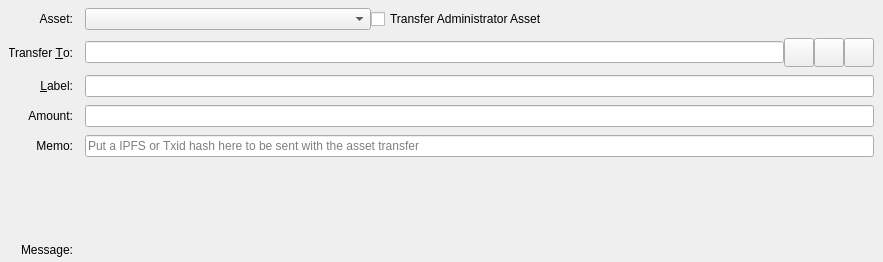
<?xml version="1.0" encoding="UTF-8"?>
<ui version="4.0">
 <class>SendAssetsEntry</class>
 <widget class="QStackedWidget" name="SendAssetsEntry">
  <property name="geometry">
   <rect>
    <x>0</x>
    <y>0</y>
    <width>883</width>
    <height>262</height>
   </rect>
  </property>
  <property name="focusPolicy">
   <enum>Qt::TabFocus</enum>
  </property>
  <property name="autoFillBackground">
   <bool>false</bool>
  </property>
  <property name="currentIndex">
   <number>0</number>
  </property>
  <widget class="QFrame" name="SendCoins">
   <property name="toolTip">
    <string>This is an asset payment</string>
   </property>
   <property name="frameShape">
    <enum>QFrame::NoFrame</enum>
   </property>
   <layout class="QGridLayout" name="gridLayout">
    <property name="topMargin">
     <number>8</number>
    </property>
    <property name="bottomMargin">
     <number>4</number>
    </property>
    <property name="horizontalSpacing">
     <number>12</number>
    </property>
    <property name="verticalSpacing">
     <number>8</number>
    </property>
    <item row="9" column="1">
     <widget class="QLabel" name="messageTextLabel">
      <property name="toolTip">
       <string>A message that was attached to the phicoin: URI which will be stored with the transaction for your reference. Note: This message will not be sent over the PHICOIN network.</string>
      </property>
      <property name="textFormat">
       <enum>Qt::PlainText</enum>
      </property>
     </widget>
    </item>
    <item row="7" column="1">
     <widget class="QLabel" name="assetAmountLabel">
      <property name="text">
       <string/>
      </property>
      <property name="alignment">
       <set>Qt::AlignRight|Qt::AlignTrailing|Qt::AlignVCenter</set>
      </property>
     </widget>
    </item>
    <item row="5" column="0">
     <widget class="QLabel" name="memoLabel">
      <property name="text">
       <string>Memo:</string>
      </property>
      <property name="alignment">
       <set>Qt::AlignRight|Qt::AlignTrailing|Qt::AlignVCenter</set>
      </property>
     </widget>
    </item>
    <item row="4" column="0">
     <widget class="QLabel" name="amountLabel">
      <property name="text">
       <string>Amount:</string>
      </property>
      <property name="alignment">
       <set>Qt::AlignRight|Qt::AlignTrailing|Qt::AlignVCenter</set>
      </property>
     </widget>
    </item>
    <item row="3" column="1">
     <widget class="QLineEdit" name="addAsLabel">
      <property name="toolTip">
       <string>Enter a label for this address to add it to the list of used addresses</string>
      </property>
     </widget>
    </item>
    <item row="3" column="0">
     <widget class="QLabel" name="labellLabel">
      <property name="text">
       <string>&amp;Label:</string>
      </property>
      <property name="alignment">
       <set>Qt::AlignRight|Qt::AlignTrailing|Qt::AlignVCenter</set>
      </property>
      <property name="buddy">
       <cstring>addAsLabel</cstring>
      </property>
     </widget>
    </item>
    <item row="8" column="1">
     <widget class="QLabel" name="ownershipWarningMessage">
      <property name="text">
       <string/>
      </property>
     </widget>
    </item>
    <item row="1" column="0">
     <widget class="QLabel" name="assetBoxLabel">
      <property name="text">
       <string>Asset:</string>
      </property>
      <property name="alignment">
       <set>Qt::AlignRight|Qt::AlignTrailing|Qt::AlignVCenter</set>
      </property>
     </widget>
    </item>
    <item row="4" column="1">
     <layout class="QHBoxLayout" name="horizontalLayoutAmount" stretch="0">
      <item>
       <widget class="AssetAmountField" name="payAssetAmount"/>
      </item>
     </layout>
    </item>
    <item row="2" column="1">
     <layout class="QHBoxLayout" name="payToLayout">
      <property name="spacing">
       <number>0</number>
      </property>
      <item>
       <widget class="QValidatedLineEdit" name="payTo">
        <property name="toolTip">
         <string>The PHICOIN address to send the payment to</string>
        </property>
       </widget>
      </item>
      <item>
       <widget class="QToolButton" name="addressBookButton">
        <property name="toolTip">
         <string>Choose previously used address</string>
        </property>
        <property name="text">
         <string/>
        </property>
        <property name="icon">
         <iconset resource="../phicoin.qrc">
          <normaloff>:/icons/address-book</normaloff>:/icons/address-book</iconset>
        </property>
        <property name="iconSize">
         <size>
          <width>22</width>
          <height>22</height>
         </size>
        </property>
        <property name="shortcut">
         <string>Alt+A</string>
        </property>
       </widget>
      </item>
      <item>
       <widget class="QToolButton" name="pasteButton">
        <property name="toolTip">
         <string>Paste address from clipboard</string>
        </property>
        <property name="text">
         <string/>
        </property>
        <property name="icon">
         <iconset resource="../phicoin.qrc">
          <normaloff>:/icons/editpaste</normaloff>:/icons/editpaste</iconset>
        </property>
        <property name="iconSize">
         <size>
          <width>22</width>
          <height>22</height>
         </size>
        </property>
        <property name="shortcut">
         <string>Alt+P</string>
        </property>
       </widget>
      </item>
      <item>
       <widget class="QToolButton" name="deleteButton">
        <property name="toolTip">
         <string>Remove this entry</string>
        </property>
        <property name="text">
         <string/>
        </property>
        <property name="icon">
         <iconset resource="../phicoin.qrc">
          <normaloff>:/icons/remove</normaloff>:/icons/remove</iconset>
        </property>
        <property name="iconSize">
         <size>
          <width>22</width>
          <height>22</height>
         </size>
        </property>
       </widget>
      </item>
     </layout>
    </item>
    <item row="10" column="0">
     <widget class="QLabel" name="messageLabel">
      <property name="text">
       <string>Message:</string>
      </property>
      <property name="alignment">
       <set>Qt::AlignRight|Qt::AlignTrailing|Qt::AlignVCenter</set>
      </property>
     </widget>
    </item>
    <item row="2" column="0">
     <widget class="QLabel" name="payToLabel">
      <property name="text">
       <string>Transfer &amp;To:</string>
      </property>
      <property name="alignment">
       <set>Qt::AlignRight|Qt::AlignTrailing|Qt::AlignVCenter</set>
      </property>
      <property name="buddy">
       <cstring>payTo</cstring>
      </property>
     </widget>
    </item>
    <item row="1" column="1">
     <layout class="QHBoxLayout" name="horizontalLayout_3">
      <property name="spacing">
       <number>0</number>
      </property>
      <item>
       <widget class="QComboBox" name="assetSelectionBox">
        <property name="minimumContentsLength">
         <number>32</number>
        </property>
       </widget>
      </item>
      <item>
       <widget class="QCheckBox" name="administratorCheckbox">
        <property name="text">
         <string>Transfer Administrator Asset</string>
        </property>
       </widget>
      </item>
      <item>
       <spacer name="horizontalSpacer">
        <property name="orientation">
         <enum>Qt::Horizontal</enum>
        </property>
        <property name="sizeHint" stdset="0">
         <size>
          <width>40</width>
          <height>20</height>
         </size>
        </property>
       </spacer>
      </item>
     </layout>
    </item>
    <item row="5" column="1">
     <widget class="QLineEdit" name="memoBox">
      <property name="maxLength">
       <number>64</number>
      </property>
      <property name="placeholderText">
       <string>Put a IPFS or Txid hash here to be sent with the asset transfer</string>
      </property>
     </widget>
    </item>
   </layout>
  </widget>
  <widget class="QFrame" name="SendCoins_UnauthenticatedPaymentRequest">
   <property name="palette">
    <palette>
     <active>
      <colorrole role="WindowText">
       <brush brushstyle="SolidPattern">
        <color alpha="255">
         <red>0</red>
         <green>0</green>
         <blue>0</blue>
        </color>
       </brush>
      </colorrole>
      <colorrole role="Button">
       <brush brushstyle="SolidPattern">
        <color alpha="255">
         <red>255</red>
         <green>255</green>
         <blue>127</blue>
        </color>
       </brush>
      </colorrole>
      <colorrole role="Light">
       <brush brushstyle="SolidPattern">
        <color alpha="255">
         <red>255</red>
         <green>255</green>
         <blue>255</blue>
        </color>
       </brush>
      </colorrole>
      <colorrole role="Midlight">
       <brush brushstyle="SolidPattern">
        <color alpha="255">
         <red>255</red>
         <green>255</green>
         <blue>191</blue>
        </color>
       </brush>
      </colorrole>
      <colorrole role="Dark">
       <brush brushstyle="SolidPattern">
        <color alpha="255">
         <red>127</red>
         <green>127</green>
         <blue>63</blue>
        </color>
       </brush>
      </colorrole>
      <colorrole role="Mid">
       <brush brushstyle="SolidPattern">
        <color alpha="255">
         <red>170</red>
         <green>170</green>
         <blue>84</blue>
        </color>
       </brush>
      </colorrole>
      <colorrole role="Text">
       <brush brushstyle="SolidPattern">
        <color alpha="255">
         <red>0</red>
         <green>0</green>
         <blue>0</blue>
        </color>
       </brush>
      </colorrole>
      <colorrole role="BrightText">
       <brush brushstyle="SolidPattern">
        <color alpha="255">
         <red>255</red>
         <green>255</green>
         <blue>255</blue>
        </color>
       </brush>
      </colorrole>
      <colorrole role="ButtonText">
       <brush brushstyle="SolidPattern">
        <color alpha="255">
         <red>0</red>
         <green>0</green>
         <blue>0</blue>
        </color>
       </brush>
      </colorrole>
      <colorrole role="Base">
       <brush brushstyle="SolidPattern">
        <color alpha="255">
         <red>255</red>
         <green>255</green>
         <blue>255</blue>
        </color>
       </brush>
      </colorrole>
      <colorrole role="Window">
       <brush brushstyle="SolidPattern">
        <color alpha="255">
         <red>255</red>
         <green>255</green>
         <blue>127</blue>
        </color>
       </brush>
      </colorrole>
      <colorrole role="Shadow">
       <brush brushstyle="SolidPattern">
        <color alpha="255">
         <red>0</red>
         <green>0</green>
         <blue>0</blue>
        </color>
       </brush>
      </colorrole>
      <colorrole role="AlternateBase">
       <brush brushstyle="SolidPattern">
        <color alpha="255">
         <red>255</red>
         <green>255</green>
         <blue>191</blue>
        </color>
       </brush>
      </colorrole>
      <colorrole role="ToolTipBase">
       <brush brushstyle="SolidPattern">
        <color alpha="255">
         <red>255</red>
         <green>255</green>
         <blue>220</blue>
        </color>
       </brush>
      </colorrole>
      <colorrole role="ToolTipText">
       <brush brushstyle="SolidPattern">
        <color alpha="255">
         <red>0</red>
         <green>0</green>
         <blue>0</blue>
        </color>
       </brush>
      </colorrole>
     </active>
     <inactive>
      <colorrole role="WindowText">
       <brush brushstyle="SolidPattern">
        <color alpha="255">
         <red>0</red>
         <green>0</green>
         <blue>0</blue>
        </color>
       </brush>
      </colorrole>
      <colorrole role="Button">
       <brush brushstyle="SolidPattern">
        <color alpha="255">
         <red>255</red>
         <green>255</green>
         <blue>127</blue>
        </color>
       </brush>
      </colorrole>
      <colorrole role="Light">
       <brush brushstyle="SolidPattern">
        <color alpha="255">
         <red>255</red>
         <green>255</green>
         <blue>255</blue>
        </color>
       </brush>
      </colorrole>
      <colorrole role="Midlight">
       <brush brushstyle="SolidPattern">
        <color alpha="255">
         <red>255</red>
         <green>255</green>
         <blue>191</blue>
        </color>
       </brush>
      </colorrole>
      <colorrole role="Dark">
       <brush brushstyle="SolidPattern">
        <color alpha="255">
         <red>127</red>
         <green>127</green>
         <blue>63</blue>
        </color>
       </brush>
      </colorrole>
      <colorrole role="Mid">
       <brush brushstyle="SolidPattern">
        <color alpha="255">
         <red>170</red>
         <green>170</green>
         <blue>84</blue>
        </color>
       </brush>
      </colorrole>
      <colorrole role="Text">
       <brush brushstyle="SolidPattern">
        <color alpha="255">
         <red>0</red>
         <green>0</green>
         <blue>0</blue>
        </color>
       </brush>
      </colorrole>
      <colorrole role="BrightText">
       <brush brushstyle="SolidPattern">
        <color alpha="255">
         <red>255</red>
         <green>255</green>
         <blue>255</blue>
        </color>
       </brush>
      </colorrole>
      <colorrole role="ButtonText">
       <brush brushstyle="SolidPattern">
        <color alpha="255">
         <red>0</red>
         <green>0</green>
         <blue>0</blue>
        </color>
       </brush>
      </colorrole>
      <colorrole role="Base">
       <brush brushstyle="SolidPattern">
        <color alpha="255">
         <red>255</red>
         <green>255</green>
         <blue>255</blue>
        </color>
       </brush>
      </colorrole>
      <colorrole role="Window">
       <brush brushstyle="SolidPattern">
        <color alpha="255">
         <red>255</red>
         <green>255</green>
         <blue>127</blue>
        </color>
       </brush>
      </colorrole>
      <colorrole role="Shadow">
       <brush brushstyle="SolidPattern">
        <color alpha="255">
         <red>0</red>
         <green>0</green>
         <blue>0</blue>
        </color>
       </brush>
      </colorrole>
      <colorrole role="AlternateBase">
       <brush brushstyle="SolidPattern">
        <color alpha="255">
         <red>255</red>
         <green>255</green>
         <blue>191</blue>
        </color>
       </brush>
      </colorrole>
      <colorrole role="ToolTipBase">
       <brush brushstyle="SolidPattern">
        <color alpha="255">
         <red>255</red>
         <green>255</green>
         <blue>220</blue>
        </color>
       </brush>
      </colorrole>
      <colorrole role="ToolTipText">
       <brush brushstyle="SolidPattern">
        <color alpha="255">
         <red>0</red>
         <green>0</green>
         <blue>0</blue>
        </color>
       </brush>
      </colorrole>
     </inactive>
     <disabled>
      <colorrole role="WindowText">
       <brush brushstyle="SolidPattern">
        <color alpha="255">
         <red>127</red>
         <green>127</green>
         <blue>63</blue>
        </color>
       </brush>
      </colorrole>
      <colorrole role="Button">
       <brush brushstyle="SolidPattern">
        <color alpha="255">
         <red>255</red>
         <green>255</green>
         <blue>127</blue>
        </color>
       </brush>
      </colorrole>
      <colorrole role="Light">
       <brush brushstyle="SolidPattern">
        <color alpha="255">
         <red>255</red>
         <green>255</green>
         <blue>255</blue>
        </color>
       </brush>
      </colorrole>
      <colorrole role="Midlight">
       <brush brushstyle="SolidPattern">
        <color alpha="255">
         <red>255</red>
         <green>255</green>
         <blue>191</blue>
        </color>
       </brush>
      </colorrole>
      <colorrole role="Dark">
       <brush brushstyle="SolidPattern">
        <color alpha="255">
         <red>127</red>
         <green>127</green>
         <blue>63</blue>
        </color>
       </brush>
      </colorrole>
      <colorrole role="Mid">
       <brush brushstyle="SolidPattern">
        <color alpha="255">
         <red>170</red>
         <green>170</green>
         <blue>84</blue>
        </color>
       </brush>
      </colorrole>
      <colorrole role="Text">
       <brush brushstyle="SolidPattern">
        <color alpha="255">
         <red>127</red>
         <green>127</green>
         <blue>63</blue>
        </color>
       </brush>
      </colorrole>
      <colorrole role="BrightText">
       <brush brushstyle="SolidPattern">
        <color alpha="255">
         <red>255</red>
         <green>255</green>
         <blue>255</blue>
        </color>
       </brush>
      </colorrole>
      <colorrole role="ButtonText">
       <brush brushstyle="SolidPattern">
        <color alpha="255">
         <red>127</red>
         <green>127</green>
         <blue>63</blue>
        </color>
       </brush>
      </colorrole>
      <colorrole role="Base">
       <brush brushstyle="SolidPattern">
        <color alpha="255">
         <red>255</red>
         <green>255</green>
         <blue>127</blue>
        </color>
       </brush>
      </colorrole>
      <colorrole role="Window">
       <brush brushstyle="SolidPattern">
        <color alpha="255">
         <red>255</red>
         <green>255</green>
         <blue>127</blue>
        </color>
       </brush>
      </colorrole>
      <colorrole role="Shadow">
       <brush brushstyle="SolidPattern">
        <color alpha="255">
         <red>0</red>
         <green>0</green>
         <blue>0</blue>
        </color>
       </brush>
      </colorrole>
      <colorrole role="AlternateBase">
       <brush brushstyle="SolidPattern">
        <color alpha="255">
         <red>255</red>
         <green>255</green>
         <blue>127</blue>
        </color>
       </brush>
      </colorrole>
      <colorrole role="ToolTipBase">
       <brush brushstyle="SolidPattern">
        <color alpha="255">
         <red>255</red>
         <green>255</green>
         <blue>220</blue>
        </color>
       </brush>
      </colorrole>
      <colorrole role="ToolTipText">
       <brush brushstyle="SolidPattern">
        <color alpha="255">
         <red>0</red>
         <green>0</green>
         <blue>0</blue>
        </color>
       </brush>
      </colorrole>
     </disabled>
    </palette>
   </property>
   <property name="toolTip">
    <string>This is an unauthenticated payment request.</string>
   </property>
   <property name="autoFillBackground">
    <bool>true</bool>
   </property>
   <property name="frameShape">
    <enum>QFrame::NoFrame</enum>
   </property>
   <layout class="QGridLayout" name="gridLayout_is">
    <property name="spacing">
     <number>12</number>
    </property>
    <item row="0" column="0">
     <widget class="QLabel" name="payToLabel_is">
      <property name="text">
       <string>Transfer to:</string>
      </property>
      <property name="alignment">
       <set>Qt::AlignRight|Qt::AlignTrailing|Qt::AlignVCenter</set>
      </property>
     </widget>
    </item>
    <item row="0" column="1">
     <layout class="QHBoxLayout" name="payToLayout_is">
      <property name="spacing">
       <number>0</number>
      </property>
      <item>
       <widget class="QLabel" name="payTo_is"/>
      </item>
      <item>
       <widget class="QToolButton" name="deleteButton_is">
        <property name="toolTip">
         <string>Remove this entry</string>
        </property>
        <property name="text">
         <string/>
        </property>
        <property name="icon">
         <iconset resource="../phicoin.qrc">
          <normaloff>:/icons/remove</normaloff>:/icons/remove</iconset>
        </property>
       </widget>
      </item>
     </layout>
    </item>
    <item row="1" column="0">
     <widget class="QLabel" name="memoLabel_is">
      <property name="text">
       <string>Memo:</string>
      </property>
      <property name="alignment">
       <set>Qt::AlignRight|Qt::AlignTrailing|Qt::AlignVCenter</set>
      </property>
     </widget>
    </item>
    <item row="1" column="1">
     <widget class="QLabel" name="memoTextLabel_is">
      <property name="textFormat">
       <enum>Qt::PlainText</enum>
      </property>
     </widget>
    </item>
    <item row="2" column="0">
     <widget class="QLabel" name="amountLabel_is">
      <property name="text">
       <string>A&amp;mount:</string>
      </property>
      <property name="alignment">
       <set>Qt::AlignRight|Qt::AlignTrailing|Qt::AlignVCenter</set>
      </property>
      <property name="buddy">
       <cstring>payAmount_is</cstring>
      </property>
     </widget>
    </item>
    <item row="2" column="1">
     <widget class="QLineEdit" name="payAmount_is">
      <property name="acceptDrops">
       <bool>false</bool>
      </property>
     </widget>
    </item>
   </layout>
  </widget>
  <widget class="QFrame" name="SendCoins_AuthenticatedPaymentRequest">
   <property name="palette">
    <palette>
     <active>
      <colorrole role="WindowText">
       <brush brushstyle="SolidPattern">
        <color alpha="255">
         <red>0</red>
         <green>0</green>
         <blue>0</blue>
        </color>
       </brush>
      </colorrole>
      <colorrole role="Button">
       <brush brushstyle="SolidPattern">
        <color alpha="255">
         <red>140</red>
         <green>232</green>
         <blue>119</blue>
        </color>
       </brush>
      </colorrole>
      <colorrole role="Light">
       <brush brushstyle="SolidPattern">
        <color alpha="255">
         <red>230</red>
         <green>255</green>
         <blue>224</blue>
        </color>
       </brush>
      </colorrole>
      <colorrole role="Midlight">
       <brush brushstyle="SolidPattern">
        <color alpha="255">
         <red>185</red>
         <green>243</green>
         <blue>171</blue>
        </color>
       </brush>
      </colorrole>
      <colorrole role="Dark">
       <brush brushstyle="SolidPattern">
        <color alpha="255">
         <red>70</red>
         <green>116</green>
         <blue>59</blue>
        </color>
       </brush>
      </colorrole>
      <colorrole role="Mid">
       <brush brushstyle="SolidPattern">
        <color alpha="255">
         <red>93</red>
         <green>155</green>
         <blue>79</blue>
        </color>
       </brush>
      </colorrole>
      <colorrole role="Text">
       <brush brushstyle="SolidPattern">
        <color alpha="255">
         <red>0</red>
         <green>0</green>
         <blue>0</blue>
        </color>
       </brush>
      </colorrole>
      <colorrole role="BrightText">
       <brush brushstyle="SolidPattern">
        <color alpha="255">
         <red>155</red>
         <green>255</green>
         <blue>147</blue>
        </color>
       </brush>
      </colorrole>
      <colorrole role="ButtonText">
       <brush brushstyle="SolidPattern">
        <color alpha="255">
         <red>0</red>
         <green>0</green>
         <blue>0</blue>
        </color>
       </brush>
      </colorrole>
      <colorrole role="Base">
       <brush brushstyle="SolidPattern">
        <color alpha="255">
         <red>119</red>
         <green>255</green>
         <blue>233</blue>
        </color>
       </brush>
      </colorrole>
      <colorrole role="Window">
       <brush brushstyle="SolidPattern">
        <color alpha="255">
         <red>140</red>
         <green>232</green>
         <blue>119</blue>
        </color>
       </brush>
      </colorrole>
      <colorrole role="Shadow">
       <brush brushstyle="SolidPattern">
        <color alpha="255">
         <red>0</red>
         <green>0</green>
         <blue>0</blue>
        </color>
       </brush>
      </colorrole>
      <colorrole role="AlternateBase">
       <brush brushstyle="SolidPattern">
        <color alpha="255">
         <red>197</red>
         <green>243</green>
         <blue>187</blue>
        </color>
       </brush>
      </colorrole>
      <colorrole role="NoRole">
       <brush brushstyle="SolidPattern">
        <color alpha="255">
         <red>125</red>
         <green>194</green>
         <blue>122</blue>
        </color>
       </brush>
      </colorrole>
      <colorrole role="ToolTipBase">
       <brush brushstyle="SolidPattern">
        <color alpha="255">
         <red>255</red>
         <green>255</green>
         <blue>220</blue>
        </color>
       </brush>
      </colorrole>
      <colorrole role="ToolTipText">
       <brush brushstyle="SolidPattern">
        <color alpha="255">
         <red>0</red>
         <green>0</green>
         <blue>0</blue>
        </color>
       </brush>
      </colorrole>
     </active>
     <inactive>
      <colorrole role="WindowText">
       <brush brushstyle="SolidPattern">
        <color alpha="255">
         <red>0</red>
         <green>0</green>
         <blue>0</blue>
        </color>
       </brush>
      </colorrole>
      <colorrole role="Button">
       <brush brushstyle="SolidPattern">
        <color alpha="255">
         <red>140</red>
         <green>232</green>
         <blue>119</blue>
        </color>
       </brush>
      </colorrole>
      <colorrole role="Light">
       <brush brushstyle="SolidPattern">
        <color alpha="255">
         <red>230</red>
         <green>255</green>
         <blue>224</blue>
        </color>
       </brush>
      </colorrole>
      <colorrole role="Midlight">
       <brush brushstyle="SolidPattern">
        <color alpha="255">
         <red>185</red>
         <green>243</green>
         <blue>171</blue>
        </color>
       </brush>
      </colorrole>
      <colorrole role="Dark">
       <brush brushstyle="SolidPattern">
        <color alpha="255">
         <red>70</red>
         <green>116</green>
         <blue>59</blue>
        </color>
       </brush>
      </colorrole>
      <colorrole role="Mid">
       <brush brushstyle="SolidPattern">
        <color alpha="255">
         <red>93</red>
         <green>155</green>
         <blue>79</blue>
        </color>
       </brush>
      </colorrole>
      <colorrole role="Text">
       <brush brushstyle="SolidPattern">
        <color alpha="255">
         <red>0</red>
         <green>0</green>
         <blue>0</blue>
        </color>
       </brush>
      </colorrole>
      <colorrole role="BrightText">
       <brush brushstyle="SolidPattern">
        <color alpha="255">
         <red>155</red>
         <green>255</green>
         <blue>147</blue>
        </color>
       </brush>
      </colorrole>
      <colorrole role="ButtonText">
       <brush brushstyle="SolidPattern">
        <color alpha="255">
         <red>0</red>
         <green>0</green>
         <blue>0</blue>
        </color>
       </brush>
      </colorrole>
      <colorrole role="Base">
       <brush brushstyle="SolidPattern">
        <color alpha="255">
         <red>119</red>
         <green>255</green>
         <blue>233</blue>
        </color>
       </brush>
      </colorrole>
      <colorrole role="Window">
       <brush brushstyle="SolidPattern">
        <color alpha="255">
         <red>140</red>
         <green>232</green>
         <blue>119</blue>
        </color>
       </brush>
      </colorrole>
      <colorrole role="Shadow">
       <brush brushstyle="SolidPattern">
        <color alpha="255">
         <red>0</red>
         <green>0</green>
         <blue>0</blue>
        </color>
       </brush>
      </colorrole>
      <colorrole role="AlternateBase">
       <brush brushstyle="SolidPattern">
        <color alpha="255">
         <red>197</red>
         <green>243</green>
         <blue>187</blue>
        </color>
       </brush>
      </colorrole>
      <colorrole role="NoRole">
       <brush brushstyle="SolidPattern">
        <color alpha="255">
         <red>125</red>
         <green>194</green>
         <blue>122</blue>
        </color>
       </brush>
      </colorrole>
      <colorrole role="ToolTipBase">
       <brush brushstyle="SolidPattern">
        <color alpha="255">
         <red>255</red>
         <green>255</green>
         <blue>220</blue>
        </color>
       </brush>
      </colorrole>
      <colorrole role="ToolTipText">
       <brush brushstyle="SolidPattern">
        <color alpha="255">
         <red>0</red>
         <green>0</green>
         <blue>0</blue>
        </color>
       </brush>
      </colorrole>
     </inactive>
     <disabled>
      <colorrole role="WindowText">
       <brush brushstyle="SolidPattern">
        <color alpha="255">
         <red>70</red>
         <green>116</green>
         <blue>59</blue>
        </color>
       </brush>
      </colorrole>
      <colorrole role="Button">
       <brush brushstyle="SolidPattern">
        <color alpha="255">
         <red>140</red>
         <green>232</green>
         <blue>119</blue>
        </color>
       </brush>
      </colorrole>
      <colorrole role="Light">
       <brush brushstyle="SolidPattern">
        <color alpha="255">
         <red>230</red>
         <green>255</green>
         <blue>224</blue>
        </color>
       </brush>
      </colorrole>
      <colorrole role="Midlight">
       <brush brushstyle="SolidPattern">
        <color alpha="255">
         <red>185</red>
         <green>243</green>
         <blue>171</blue>
        </color>
       </brush>
      </colorrole>
      <colorrole role="Dark">
       <brush brushstyle="SolidPattern">
        <color alpha="255">
         <red>70</red>
         <green>116</green>
         <blue>59</blue>
        </color>
       </brush>
      </colorrole>
      <colorrole role="Mid">
       <brush brushstyle="SolidPattern">
        <color alpha="255">
         <red>93</red>
         <green>155</green>
         <blue>79</blue>
        </color>
       </brush>
      </colorrole>
      <colorrole role="Text">
       <brush brushstyle="SolidPattern">
        <color alpha="255">
         <red>70</red>
         <green>116</green>
         <blue>59</blue>
        </color>
       </brush>
      </colorrole>
      <colorrole role="BrightText">
       <brush brushstyle="SolidPattern">
        <color alpha="255">
         <red>155</red>
         <green>255</green>
         <blue>147</blue>
        </color>
       </brush>
      </colorrole>
      <colorrole role="ButtonText">
       <brush brushstyle="SolidPattern">
        <color alpha="255">
         <red>70</red>
         <green>116</green>
         <blue>59</blue>
        </color>
       </brush>
      </colorrole>
      <colorrole role="Base">
       <brush brushstyle="SolidPattern">
        <color alpha="255">
         <red>140</red>
         <green>232</green>
         <blue>119</blue>
        </color>
       </brush>
      </colorrole>
      <colorrole role="Window">
       <brush brushstyle="SolidPattern">
        <color alpha="255">
         <red>140</red>
         <green>232</green>
         <blue>119</blue>
        </color>
       </brush>
      </colorrole>
      <colorrole role="Shadow">
       <brush brushstyle="SolidPattern">
        <color alpha="255">
         <red>0</red>
         <green>0</green>
         <blue>0</blue>
        </color>
       </brush>
      </colorrole>
      <colorrole role="AlternateBase">
       <brush brushstyle="SolidPattern">
        <color alpha="255">
         <red>140</red>
         <green>232</green>
         <blue>119</blue>
        </color>
       </brush>
      </colorrole>
      <colorrole role="NoRole">
       <brush brushstyle="SolidPattern">
        <color alpha="255">
         <red>125</red>
         <green>194</green>
         <blue>122</blue>
        </color>
       </brush>
      </colorrole>
      <colorrole role="ToolTipBase">
       <brush brushstyle="SolidPattern">
        <color alpha="255">
         <red>255</red>
         <green>255</green>
         <blue>220</blue>
        </color>
       </brush>
      </colorrole>
      <colorrole role="ToolTipText">
       <brush brushstyle="SolidPattern">
        <color alpha="255">
         <red>0</red>
         <green>0</green>
         <blue>0</blue>
        </color>
       </brush>
      </colorrole>
     </disabled>
    </palette>
   </property>
   <property name="toolTip">
    <string>This is an authenticated payment request.</string>
   </property>
   <property name="autoFillBackground">
    <bool>true</bool>
   </property>
   <property name="frameShape">
    <enum>QFrame::NoFrame</enum>
   </property>
   <layout class="QGridLayout" name="gridLayout_s">
    <property name="spacing">
     <number>12</number>
    </property>
    <item row="0" column="0">
     <widget class="QLabel" name="payToLabel_s">
      <property name="text">
       <string>Transfer to:</string>
      </property>
      <property name="alignment">
       <set>Qt::AlignRight|Qt::AlignTrailing|Qt::AlignVCenter</set>
      </property>
     </widget>
    </item>
    <item row="0" column="1">
     <layout class="QHBoxLayout" name="payToLayout_s">
      <property name="spacing">
       <number>0</number>
      </property>
      <item>
       <widget class="QLabel" name="payTo_s">
        <property name="textFormat">
         <enum>Qt::PlainText</enum>
        </property>
       </widget>
      </item>
      <item>
       <widget class="QToolButton" name="deleteButton_s">
        <property name="toolTip">
         <string>Remove this entry</string>
        </property>
        <property name="text">
         <string/>
        </property>
        <property name="icon">
         <iconset resource="../phicoin.qrc">
          <normaloff>:/icons/remove</normaloff>:/icons/remove</iconset>
        </property>
       </widget>
      </item>
     </layout>
    </item>
    <item row="1" column="0">
     <widget class="QLabel" name="memoLabel_s">
      <property name="text">
       <string>Memo:</string>
      </property>
      <property name="alignment">
       <set>Qt::AlignRight|Qt::AlignTrailing|Qt::AlignVCenter</set>
      </property>
     </widget>
    </item>
    <item row="1" column="1">
     <widget class="QLabel" name="memoTextLabel_s">
      <property name="textFormat">
       <enum>Qt::PlainText</enum>
      </property>
     </widget>
    </item>
    <item row="2" column="0">
     <widget class="QLabel" name="amountLabel_s">
      <property name="text">
       <string>A&amp;mount:</string>
      </property>
      <property name="alignment">
       <set>Qt::AlignRight|Qt::AlignTrailing|Qt::AlignVCenter</set>
      </property>
      <property name="buddy">
       <cstring>payAmount_s</cstring>
      </property>
     </widget>
    </item>
    <item row="2" column="1">
     <widget class="PHICOINAmountField" name="payAmount_s">
      <property name="acceptDrops">
       <bool>false</bool>
      </property>
     </widget>
    </item>
   </layout>
  </widget>
 </widget>
 <customwidgets>
  <customwidget>
   <class>QValidatedLineEdit</class>
   <extends>QLineEdit</extends>
   <header>qvalidatedlineedit.h</header>
  </customwidget>
  <customwidget>
   <class>PHICOINAmountField</class>
   <extends>QLineEdit</extends>
   <header>phicoinamountfield.h</header>
   <container>1</container>
  </customwidget>
  <customwidget>
   <class>AssetAmountField</class>
   <extends>QLineEdit</extends>
   <header location="global">phicoinamountfield.h</header>
  </customwidget>
 </customwidgets>
 <tabstops>
  <tabstop>payTo</tabstop>
  <tabstop>addressBookButton</tabstop>
  <tabstop>pasteButton</tabstop>
  <tabstop>deleteButton</tabstop>
  <tabstop>addAsLabel</tabstop>
  <tabstop>payAmount_is</tabstop>
  <tabstop>deleteButton_is</tabstop>
  <tabstop>payAmount_s</tabstop>
  <tabstop>deleteButton_s</tabstop>
 </tabstops>
 <resources>
  <include location="../phicoin.qrc"/>
 </resources>
 <connections/>
</ui>
